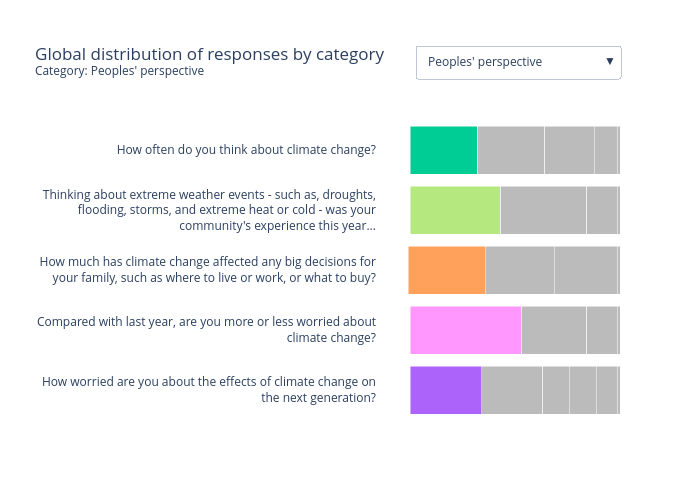
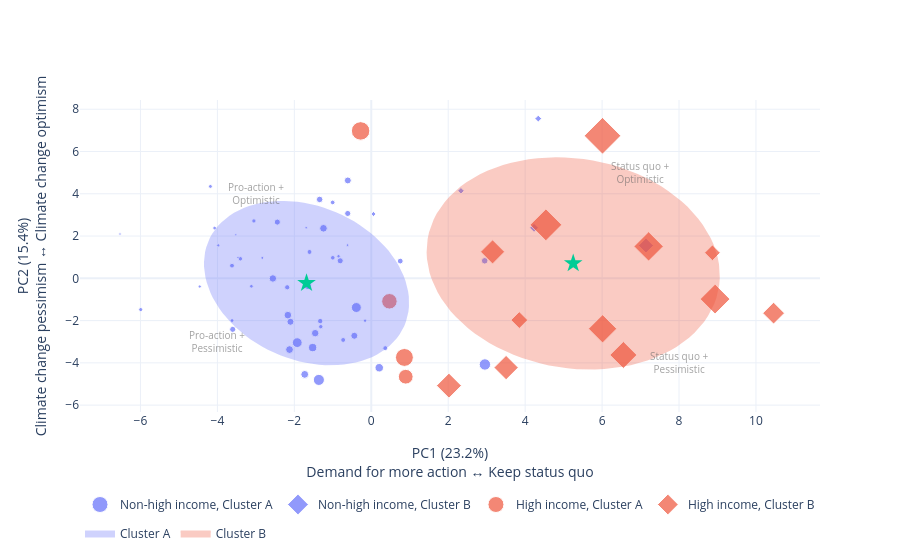

The notebook cell saved with these charts, in order:
### Code cell
# Main plots

# Fig 6
OE.summarize_questions(to_html = False)

# Fig 7
X_pca, components, explained_variance_ratio = OE.pca()
y_pred, centroids, covariances, clusters = OE.cluster(X_pca)

plot_pca_clustering(
    X_pca,
    OE.y_true,
    y_pred,
    centroids,
    covariances,
    clusters=clusters,
    size = OE.data['GNI'],
    dim = 2,
    to_html = False
    )

summarize_pca_loadings(
    X_pca,
    components,
    explained_variance_ratio,
    feature_names=OE.data.columns,
    pc_x = 0,   # PC1
    pc_y = 1,   # PC2
    top_n = 10
)

# Fig 8
plot_choropleth(
    y_pred,
    country_iso = OE.data.index,
    to_html = False
    )

### Figure 1 — Plotly figure (JSON) as saved in the notebook; plotly's stock layout.template omitted (floating-point values rounded to 4 significant figures)
{"data": [{"hovertemplate": "%{text}<extra></extra>", "legendgroup": "grey", "marker": {"color": ["#BBBBBB", "#BBBBBB"]}, "meta": {"category": "Peoples' call for collaboration"}, "name": "Other responses", "orientation": "h", "showlegend": false, "text": ["Don't know<br>2.0%", "Don't know<br>2.0%"], "textposition": "none", "type": "bar", "visible": false, "x": [2.0, 2.0], "y": ["Should rich countries give more or less help to poorer<br>countries to address climate change?", "Should countries work together on climate change even if<br>they disagree on other issues, such as trade or security?"]}, {"hovertemplate": "%{text}<extra></extra>", "legendgroup": "grey", "marker": {"color": ["#BBBBBB"]}, "meta": {"category": "Peoples' call for collaboration"}, "name": "Other responses", "orientation": "h", "showlegend": false, "text": ["It doesn't matter - no country<br>should work on climate change<br>5.0%"], "textposition": "none", "type": "bar", "visible": false, "x": [5.0], "y": ["Should countries work together on climate change even if<br>they disagree on other issues, such as trade or security?"]}, {"hovertemplate": "%{text}<extra></extra>", "legendgroup": "grey", "marker": {"color": ["#BBBBBB"]}, "meta": {"category": "Peoples' call for collaboration"}, "name": "Other responses", "orientation": "h", "showlegend": false, "text": ["Less help<br>6.0%"], "textposition": "none", "type": "bar", "visible": false, "x": [6.0], "y": ["Should rich countries give more or less help to poorer<br>countries to address climate change?"]}, {"hovertemplate": "%{text}<extra></extra>", "legendgroup": "grey", "marker": {"color": ["#BBBBBB"]}, "meta": {"category": "Peoples' call for collaboration"}, "name": "Other responses", "orientation": "h", "showlegend": false, "text": ["No - they should work<br>separately<br>7.0%"], "textposition": "none", "type": "bar", "visible": false, "x": [7.0], "y": ["Should countries work together on climate change even if<br>they disagree on other issues, such as trade or security?"]}, {"hovertemplate": "%{text}<extra></extra>", "legendgroup": "grey", "marker": {"color": ["#BBBBBB"]}, "meta": {"category": "Peoples' call for collaboration"}, "name": "Other responses", "orientation": "h", "showlegend": false, "text": ["About the same as now<br>13.0%"], "textposition": "none", "type": "bar", "visible": false, "x": [13.0], "y": ["Should rich countries give more or less help to poorer<br>countries to address climate change?"]}, {"hovertemplate": "%{text}<extra></extra>", "legendgroup": "More help", "marker": {"color": ["#636EFA"]}, "meta": {"category": "Peoples' call for collaboration"}, "name": "More help", "orientation": "h", "showlegend": false, "text": ["More help<br>79.0%"], "textposition": "none", "type": "bar", "visible": false, "x": [79.0], "y": ["Should rich countries give more or less help to poorer<br>countries to address climate change?"]}, {"hovertemplate": "%{text}<extra></extra>", "legendgroup": "Yes - they should work<br>together despite their<br>disagreements", "marker": {"color": ["#FFA15A"]}, "meta": {"category": "Peoples' call for collaboration"}, "name": "Yes - they should work<br>together despite their<br>disagreements", "orientation": "h", "showlegend": false, "text": ["Yes - they should work<br>together despite their<br>disagreements<br>86.0%"], "textposition": "none", "type": "bar", "visible": false, "x": [86.0], "y": ["Should countries work together on climate change even if<br>they disagree on other issues, such as trade or security?"]}, {"hovertemplate": "%{text}<extra></extra>", "legendgroup": "grey", "marker": {"color": ["#BBBBBB", "#BBBBBB", "#BBBBBB", "#BBBBBB", "#BBBBBB"]}, "meta": {"category": "Peoples' perspective"}, "name": "Other responses", "orientation": "h", "showlegend": false, "text": ["Don't know<br>1.0%", "Don't know<br>1.0%", "Don't know<br>1.0%", "Don't know<br>1.0%", "Don't know<br>1.0%"], "textposition": "none", "type": "bar", "visible": true, "x": [1.0, 1.0, 1.0, 1.0, 1.0], "y": ["How worried are you about the effects of climate change on<br>the next generation?", "Compared with last year, are you more or less worried about<br>climate change?", "How much has climate change affected any big decisions for<br>your family, such as where to live or work, or what to buy?", "Thinking about extreme weather events - such as, droughts,<br>flooding, storms, and extreme heat or cold - was your<br>community's experience this year...", "How often do you think about climate change?"]}, {"hovertemplate": "%{text}<extra></extra>", "legendgroup": "grey", "marker": {"color": ["#BBBBBB", "#BBBBBB"]}, "meta": {"category": "Peoples' perspective"}, "name": "Other responses", "orientation": "h", "showlegend": false, "text": ["Not at all<br>10.0%", "Not at all<br>30.0%"], "textposition": "none", "type": "bar", "visible": true, "x": [10.0, 30.0], "y": ["How worried are you about the effects of climate change on<br>the next generation?", "How much has climate change affected any big decisions for<br>your family, such as where to live or work, or what to buy?"]}, {"hovertemplate": "%{text}<extra></extra>", "legendgroup": "grey", "marker": {"color": ["#BBBBBB"]}, "meta": {"category": "Peoples' perspective"}, "name": "Other responses", "orientation": "h", "showlegend": false, "text": ["Never<br>11.0%"], "textposition": "none", "type": "bar", "visible": true, "x": [11.0], "y": ["How often do you think about climate change?"]}, {"hovertemplate": "%{text}<extra></extra>", "legendgroup": "grey", "marker": {"color": ["#BBBBBB"]}, "meta": {"category": "Peoples' perspective"}, "name": "Other responses", "orientation": "h", "showlegend": false, "text": ["Not very<br>13.0%"], "textposition": "none", "type": "bar", "visible": true, "x": [13.0], "y": ["How worried are you about the effects of climate change on<br>the next generation?"]}, {"hovertemplate": "%{text}<extra></extra>", "legendgroup": "grey", "marker": {"color": ["#BBBBBB"]}, "meta": {"category": "Peoples' perspective"}, "name": "Other responses", "orientation": "h", "showlegend": false, "text": ["Extremely<br>13.0%"], "textposition": "none", "type": "bar", "visible": true, "x": [13.0], "y": ["How worried are you about the effects of climate change on<br>the next generation?"]}, {"hovertemplate": "%{text}<extra></extra>", "legendgroup": "grey", "marker": {"color": ["#BBBBBB"]}, "meta": {"category": "Peoples' perspective"}, "name": "Other responses", "orientation": "h", "showlegend": false, "text": ["Better than usual<br>15.0%"], "textposition": "none", "type": "bar", "visible": true, "x": [15.0], "y": ["Thinking about extreme weather events - such as, droughts,<br>flooding, storms, and extreme heat or cold - was your<br>community's experience this year..."]}, {"hovertemplate": "%{text}<extra></extra>", "legendgroup": "grey", "marker": {"color": ["#BBBBBB"]}, "meta": {"category": "Peoples' perspective"}, "name": "Other responses", "orientation": "h", "showlegend": false, "text": ["Less worried<br>15.0%"], "textposition": "none", "type": "bar", "visible": true, "x": [15.0], "y": ["Compared with last year, are you more or less worried about<br>climate change?"]}, {"hovertemplate": "%{text}<extra></extra>", "legendgroup": "grey", "marker": {"color": ["#BBBBBB"]}, "meta": {"category": "Peoples' perspective"}, "name": "Other responses", "orientation": "h", "showlegend": false, "text": ["Weekly<br>24.0%"], "textposition": "none", "type": "bar", "visible": true, "x": [24.0], "y": ["How often do you think about climate change?"]}, {"hovertemplate": "%{text}<extra></extra>", "legendgroup": "grey", "marker": {"color": ["#BBBBBB"]}, "meta": {"category": "Peoples' perspective"}, "name": "Other responses", "orientation": "h", "showlegend": false, "text": ["Very<br>29.0%"], "textposition": "none", "type": "bar", "visible": true, "x": [29.0], "y": ["How worried are you about the effects of climate change on<br>the next generation?"]}, {"hovertemplate": "%{text}<extra></extra>", "legendgroup": "grey", "marker": {"color": ["#BBBBBB"]}, "meta": {"category": "Peoples' perspective"}, "name": "Other responses", "orientation": "h", "showlegend": false, "text": ["About the same<br>31.0%"], "textposition": "none", "type": "bar", "visible": true, "x": [31.0], "y": ["Compared with last year, are you more or less worried about<br>climate change?"]}, {"hovertemplate": "%{text}<extra></extra>", "legendgroup": "grey", "marker": {"color": ["#BBBBBB"]}, "meta": {"category": "Peoples' perspective"}, "name": "Other responses", "orientation": "h", "showlegend": false, "text": ["A few times a year<br>32.0%"], "textposition": "none", "type": "bar", "visible": true, "x": [32.0], "y": ["How often do you think about climate change?"]}, {"hovertemplate": "%{text}<extra></extra>", "legendgroup": "Daily", "marker": {"color": ["#00CC96"]}, "meta": {"category": "Peoples' perspective"}, "name": "Daily", "orientation": "h", "showlegend": false, "text": ["Daily<br>32.0%"], "textposition": "none", "type": "bar", "visible": true, "x": [32.0], "y": ["How often do you think about climate change?"]}, {"hovertemplate": "%{text}<extra></extra>", "legendgroup": "grey", "marker": {"color": ["#BBBBBB"]}, "meta": {"category": "Peoples' perspective"}, "name": "Other responses", "orientation": "h", "showlegend": false, "text": ["A lot<br>33.0%"], "textposition": "none", "type": "bar", "visible": true, "x": [33.0], "y": ["How much has climate change affected any big decisions for<br>your family, such as where to live or work, or what to buy?"]}, {"hovertemplate": "%{text}<extra></extra>", "legendgroup": "Somewhat", "marker": {"color": ["#AB63FA"]}, "meta": {"category": "Peoples' perspective"}, "name": "Somewhat", "orientation": "h", "showlegend": false, "text": ["Somewhat<br>34.0%"], "textposition": "none", "type": "bar", "visible": true, "x": [34.0], "y": ["How worried are you about the effects of climate change on<br>the next generation?"]}, {"hovertemplate": "%{text}<extra></extra>", "legendgroup": "A little", "marker": {"color": ["#FFA15A"]}, "meta": {"category": "Peoples' perspective"}, "name": "A little", "orientation": "h", "showlegend": false, "text": ["A little<br>37.0%"], "textposition": "none", "type": "bar", "visible": true, "x": [37.0], "y": ["How much has climate change affected any big decisions for<br>your family, such as where to live or work, or what to buy?"]}, {"hovertemplate": "%{text}<extra></extra>", "legendgroup": "grey", "marker": {"color": ["#BBBBBB"]}, "meta": {"category": "Peoples' perspective"}, "name": "Other responses", "orientation": "h", "showlegend": false, "text": ["About the same as usual<br>41.0%"], "textposition": "none", "type": "bar", "visible": true, "x": [41.0], "y": ["Thinking about extreme weather events - such as, droughts,<br>flooding, storms, and extreme heat or cold - was your<br>community's experience this year..."]}, {"hovertemplate": "%{text}<extra></extra>", "legendgroup": "Worse than usual", "marker": {"color": ["#B6E880"]}, "meta": {"category": "Peoples' perspective"}, "name": "Worse than usual", "orientation": "h", "showlegend": false, "text": ["Worse than usual<br>43.0%"], "textposition": "none", "type": "bar", "visible": true, "x": [43.0], "y": ["Thinking about extreme weather events - such as, droughts,<br>flooding, storms, and extreme heat or cold - was your<br>community's experience this year..."]}, {"hovertemplate": "%{text}<extra></extra>", "legendgroup": "More worried", "marker": {"color": ["#FF97FF"]}, "meta": {"category": "Peoples' perspective"}, "name": "More worried", "orientation": "h", "showlegend": false, "text": ["More worried<br>53.0%"], "textposition": "none", "type": "bar", "visible": true, "x": [53.0], "y": ["Compared with last year, are you more or less worried about<br>climate change?"]}, {"hovertemplate": "%{text}<extra></extra>", "legendgroup": "grey", "marker": {"color": ["#BBBBBB", "#BBBBBB", "#BBBBBB", "#BBBBBB", "#BBBBBB"]}, "meta": {"category": "Peoples' priorities"}, "name": "Other responses", "orientation": "h", "showlegend": false, "text": ["Don't know<br>1.0%", "Don't know<br>1.0%", "Don't know<br>1.0%", "Don't know<br>2.0%", "Don't know<br>3.0%"], "textposition": "none", "type": "bar", "visible": false, "x": [1.0, 1.0, 1.0, 2.0, 3.0], "y": ["Should schools in your country do more or less to teach<br>about climate change?", "When it comes to protecting people at risk from extreme<br>weather events, such as storms or extreme heat, should your<br>country provide...", "How much should your country protect and restore nature, for<br>example, by planting trees or protecting wildlife?", "Should your country strengthen or weaken its commitments to<br>address climate change?", "How quickly should your country replace coal, oil, and gas<br>with renewable energy, such as power from the wind or sun?"]}, {"hovertemplate": "%{text}<extra></extra>", "legendgroup": "grey", "marker": {"color": ["#BBBBBB"]}, "meta": {"category": "Peoples' priorities"}, "name": "Other responses", "orientation": "h", "showlegend": false, "text": ["Less protection<br>4.0%"], "textposition": "none", "type": "bar", "visible": false, "x": [4.0], "y": ["When it comes to protecting people at risk from extreme<br>weather events, such as storms or extreme heat, should your<br>country provide..."]}, {"hovertemplate": "%{text}<extra></extra>", "legendgroup": "grey", "marker": {"color": ["#BBBBBB"]}, "meta": {"category": "Peoples' priorities"}, "name": "Other responses", "orientation": "h", "showlegend": false, "text": ["Weaken<br>5.0%"], "textposition": "none", "type": "bar", "visible": false, "x": [5.0], "y": ["Should your country strengthen or weaken its commitments to<br>address climate change?"]}, {"hovertemplate": "%{text}<extra></extra>", "legendgroup": "grey", "marker": {"color": ["#BBBBBB", "#BBBBBB"]}, "meta": {"category": "Peoples' priorities"}, "name": "Other responses", "orientation": "h", "showlegend": false, "text": ["Not at all<br>5.0%", "Not at all<br>7.0%"], "textposition": "none", "type": "bar", "visible": false, "x": [5.0, 7.0], "y": ["How much should your country protect and restore nature, for<br>example, by planting trees or protecting wildlife?", "How quickly should your country replace coal, oil, and gas<br>with renewable energy, such as power from the wind or sun?"]}, {"hovertemplate": "%{text}<extra></extra>", "legendgroup": "grey", "marker": {"color": ["#BBBBBB"]}, "meta": {"category": "Peoples' priorities"}, "name": "Other responses", "orientation": "h", "showlegend": false, "text": ["Less<br>6.0%"], "textposition": "none", "type": "bar", "visible": false, "x": [6.0], "y": ["Should schools in your country do more or less to teach<br>about climate change?"]}, {"hovertemplate": "%{text}<extra></extra>", "legendgroup": "grey", "marker": {"color": ["#BBBBBB", "#BBBBBB"]}, "meta": {"category": "Peoples' priorities"}, "name": "Other responses", "orientation": "h", "showlegend": false, "text": ["About the same as now<br>13.0%", "About the same as now<br>16.0%"], "textposition": "none", "type": "bar", "visible": false, "x": [13.0, 16.0], "y": ["Should schools in your country do more or less to teach<br>about climate change?", "When it comes to protecting people at risk from extreme<br>weather events, such as storms or extreme heat, should your<br>country provide..."]}, {"hovertemplate": "%{text}<extra></extra>", "legendgroup": "grey", "marker": {"color": ["#BBBBBB"]}, "meta": {"category": "Peoples' priorities"}, "name": "Other responses", "orientation": "h", "showlegend": false, "text": ["A little<br>13.0%"], "textposition": "none", "type": "bar", "visible": false, "x": [13.0], "y": ["How much should your country protect and restore nature, for<br>example, by planting trees or protecting wildlife?"]}, {"hovertemplate": "%{text}<extra></extra>", "legendgroup": "grey", "marker": {"color": ["#BBBBBB"]}, "meta": {"category": "Peoples' priorities"}, "name": "Other responses", "orientation": "h", "showlegend": false, "text": ["Keep them the same<br>13.0%"], "textposition": "none", "type": "bar", "visible": false, "x": [13.0], "y": ["Should your country strengthen or weaken its commitments to<br>address climate change?"]}, {"hovertemplate": "%{text}<extra></extra>", "legendgroup": "grey", "marker": {"color": ["#BBBBBB"]}, "meta": {"category": "Peoples' priorities"}, "name": "Other responses", "orientation": "h", "showlegend": false, "text": ["Slowly<br>18.0%"], "textposition": "none", "type": "bar", "visible": false, "x": [18.0], "y": ["How quickly should your country replace coal, oil, and gas<br>with renewable energy, such as power from the wind or sun?"]}, {"hovertemplate": "%{text}<extra></extra>", "legendgroup": "grey", "marker": {"color": ["#BBBBBB"]}, "meta": {"category": "Peoples' priorities"}, "name": "Other responses", "orientation": "h", "showlegend": false, "text": ["Somewhat quickly<br>30.0%"], "textposition": "none", "type": "bar", "visible": false, "x": [30.0], "y": ["How quickly should your country replace coal, oil, and gas<br>with renewable energy, such as power from the wind or sun?"]}, {"hovertemplate": "%{text}<extra></extra>", "legendgroup": "Very quickly", "marker": {"color": ["#19D3F3"]}, "meta": {"category": "Peoples' priorities"}, "name": "Very quickly", "orientation": "h", "showlegend": false, "text": ["Very quickly<br>41.0%"], "textposition": "none", "type": "bar", "visible": false, "x": [41.0], "y": ["How quickly should your country replace coal, oil, and gas<br>with renewable energy, such as power from the wind or sun?"]}, {"hovertemplate": "%{text}<extra></extra>", "legendgroup": "More protection", "marker": {"color": ["#FECB52"]}, "meta": {"category": "Peoples' priorities"}, "name": "More protection", "orientation": "h", "showlegend": false, "text": ["More protection<br>78.0%"], "textposition": "none", "type": "bar", "visible": false, "x": [78.0], "y": ["When it comes to protecting people at risk from extreme<br>weather events, such as storms or extreme heat, should your<br>country provide..."]}, {"hovertemplate": "%{text}<extra></extra>", "legendgroup": "Strengthen", "marker": {"color": ["#EF553B"]}, "meta": {"category": "Peoples' priorities"}, "name": "Strengthen", "orientation": "h", "showlegend": false, "text": ["Strengthen<br>80.0%"], "textposition": "none", "type": "bar", "visible": false, "x": [80.0], "y": ["Should your country strengthen or weaken its commitments to<br>address climate change?"]}, {"hovertemplate": "%{text}<extra></extra>", "legendgroup": "More", "marker": {"color": ["#00CC96"]}, "meta": {"category": "Peoples' priorities"}, "name": "More", "orientation": "h", "showlegend": false, "text": ["More<br>80.0%"], "textposition": "none", "type": "bar", "visible": false, "x": [80.0], "y": ["Should schools in your country do more or less to teach<br>about climate change?"]}, {"hovertemplate": "%{text}<extra></extra>", "legendgroup": "A lot", "marker": {"color": ["#AB63FA"]}, "meta": {"category": "Peoples' priorities"}, "name": "A lot", "orientation": "h", "showlegend": false, "text": ["A lot<br>81.0%"], "textposition": "none", "type": "bar", "visible": false, "x": [81.0], "y": ["How much should your country protect and restore nature, for<br>example, by planting trees or protecting wildlife?"]}, {"hovertemplate": "%{text}<extra></extra>", "legendgroup": "grey", "marker": {"color": ["#BBBBBB"]}, "meta": {"category": "Peoples' stocktake"}, "name": "Other responses", "orientation": "h", "showlegend": false, "text": ["The European Union (EU)<br>1.0%"], "textposition": "none", "type": "bar", "visible": false, "x": [1.0], "y": ["In your country, who do you think has had the most impact<br>addressing climate change?"]}, {"hovertemplate": "%{text}<extra></extra>", "legendgroup": "grey", "marker": {"color": ["#BBBBBB", "#BBBBBB", "#BBBBBB"]}, "meta": {"category": "Peoples' stocktake"}, "name": "Other responses", "orientation": "h", "showlegend": false, "text": ["Don't know<br>4.0%", "Don't know<br>8.0%", "Don't know<br>11.0%"], "textposition": "none", "type": "bar", "visible": false, "x": [4.0, 8.0, 11.0], "y": ["How well is your country addressing climate change?", "How well are big businesses addressing climate change?", "In your country, who do you think has had the most impact<br>addressing climate change?"]}, {"hovertemplate": "%{text}<extra></extra>", "legendgroup": "grey", "marker": {"color": ["#BBBBBB"]}, "meta": {"category": "Peoples' stocktake"}, "name": "Other responses", "orientation": "h", "showlegend": false, "text": ["Faith and community leaders<br>6.0%"], "textposition": "none", "type": "bar", "visible": false, "x": [6.0], "y": ["In your country, who do you think has had the most impact<br>addressing climate change?"]}, {"hovertemplate": "%{text}<extra></extra>", "legendgroup": "grey", "marker": {"color": ["#BBBBBB", "#BBBBBB"]}, "meta": {"category": "Peoples' stocktake"}, "name": "Other responses", "orientation": "h", "showlegend": false, "text": ["Very badly<br>12.0%", "Very badly<br>14.0%"], "textposition": "none", "type": "bar", "visible": false, "x": [12.0, 14.0], "y": ["How well is your country addressing climate change?", "How well are big businesses addressing climate change?"]}, {"hovertemplate": "%{text}<extra></extra>", "legendgroup": "grey", "marker": {"color": ["#BBBBBB", "#BBBBBB"]}, "meta": {"category": "Peoples' stocktake"}, "name": "Other responses", "orientation": "h", "showlegend": false, "text": ["Very well<br>12.0%", "Very well<br>17.0%"], "textposition": "none", "type": "bar", "visible": false, "x": [12.0, 17.0], "y": ["How well are big businesses addressing climate change?", "How well is your country addressing climate change?"]}, {"hovertemplate": "%{text}<extra></extra>", "legendgroup": "grey", "marker": {"color": ["#BBBBBB"]}, "meta": {"category": "Peoples' stocktake"}, "name": "Other responses", "orientation": "h", "showlegend": false, "text": ["Campaigners and activists<br>12.0%"], "textposition": "none", "type": "bar", "visible": false, "x": [12.0], "y": ["In your country, who do you think has had the most impact<br>addressing climate change?"]}, {"hovertemplate": "%{text}<extra></extra>", "legendgroup": "grey", "marker": {"color": ["#BBBBBB"]}, "meta": {"category": "Peoples' stocktake"}, "name": "Other responses", "orientation": "h", "showlegend": false, "text": ["The United Nations<br>13.0%"], "textposition": "none", "type": "bar", "visible": false, "x": [13.0], "y": ["In your country, who do you think has had the most impact<br>addressing climate change?"]}, {"hovertemplate": "%{text}<extra></extra>", "legendgroup": "grey", "marker": {"color": ["#BBBBBB", "#BBBBBB"]}, "meta": {"category": "Peoples' stocktake"}, "name": "Other responses", "orientation": "h", "showlegend": false, "text": ["Somewhat badly<br>13.0%", "Somewhat badly<br>15.0%"], "textposition": "none", "type": "bar", "visible": false, "x": [13.0, 15.0], "y": ["How well is your country addressing climate change?", "How well are big businesses addressing climate change?"]}, {"hovertemplate": "%{text}<extra></extra>", "legendgroup": "grey", "marker": {"color": ["#BBBBBB"]}, "meta": {"category": "Peoples' stocktake"}, "name": "Other responses", "orientation": "h", "showlegend": false, "text": ["Big business<br>14.0%"], "textposition": "none", "type": "bar", "visible": false, "x": [14.0], "y": ["In your country, who do you think has had the most impact<br>addressing climate change?"]}, {"hovertemplate": "%{text}<extra></extra>", "legendgroup": "grey", "marker": {"color": ["#BBBBBB", "#BBBBBB"]}, "meta": {"category": "Peoples' stocktake"}, "name": "Other responses", "orientation": "h", "showlegend": false, "text": ["Neither well nor badly<br>23.0%", "Neither well nor badly<br>24.0%"], "textposition": "none", "type": "bar", "visible": false, "x": [23.0, 24.0], "y": ["How well is your country addressing climate change?", "How well are big businesses addressing climate change?"]}, {"hovertemplate": "%{text}<extra></extra>", "legendgroup": "Somewhat well", "marker": {"color": ["#636EFA", "#636EFA"]}, "meta": {"category": "Peoples' stocktake"}, "name": "Somewhat well", "orientation": "h", "showlegend": false, "text": ["Somewhat well<br>27.0%", "Somewhat well<br>31.0%"], "textposition": "none", "type": "bar", "visible": false, "x": [27.0, 31.0], "y": ["How well are big businesses addressing climate change?", "How well is your country addressing climate change?"]}, {"hovertemplate": "%{text}<extra></extra>", "legendgroup": "Government", "marker": {"color": ["#FF6692"]}, "meta": {"category": "Peoples' stocktake"}, "name": "Government", "orientation": "h", "showlegend": false, "text": ["Government<br>43.0%"], "textposition": "none", "type": "bar", "visible": false, "x": [43.0], "y": ["In your country, who do you think has had the most impact<br>addressing climate change?"]}], "layout": {"barmode": "stack", "height": 500, "margin": {"t": 120}, "title": {"text": "Global distribution of responses by category<br><sup>Category: Peoples' perspective</sup>"}, "uniformtext": {"minsize": 8, "mode": "hide"}, "updatemenus": [{"active": 1, "buttons": [{"args": [{"visible": [true, true, true, true, true, true, true, false, false, false, false, false, false, false, false, false, false, false, false, false, false, false, false, false, false, false, false, false, false, false, false, false, false, false, false, false, false, false, false, false, false, false, false, false, false, false, false, false, false, false, false, false]}, {"title.text": "Global distribution of responses per question<br><sup>Category: Peoples' call for collaboration</sup>"}], "label": "Peoples' call for collaboration", "method": "update"}, {"args": [{"visible": [false, false, false, false, false, false, false, true, true, true, true, true, true, true, true, true, true, true, true, true, true, true, true, true, true, false, false, false, false, false, false, false, false, false, false, false, false, false, false, false, false, false, false, false, false, false, false, false, false, false, false, false]}, {"title.text": "Global distribution of responses per question<br><sup>Category: Peoples' perspective</sup>"}], "label": "Peoples' perspective", "method": "update"}, {"args": [{"visible": [false, false, false, false, false, false, false, false, false, false, false, false, false, false, false, false, false, false, false, false, false, false, false, false, false, true, true, true, true, true, true, true, true, true, true, true, true, true, true, true, false, false, false, false, false, false, false, false, false, false, false, false]}, {"title.text": "Global distribution of responses per question<br><sup>Category: Peoples' priorities</sup>"}], "label": "Peoples' priorities", "method": "update"}, {"args": [{"visible": [false, false, false, false, false, false, false, false, false, false, false, false, false, false, false, false, false, false, false, false, false, false, false, false, false, false, false, false, false, false, false, false, false, false, false, false, false, false, false, false, true, true, true, true, true, true, true, true, true, true, true, true]}, {"title.text": "Global distribution of responses per question<br><sup>Category: Peoples' stocktake</sup>"}], "label": "Peoples' stocktake", "method": "update"}], "direction": "down", "showactive": true, "x": 1, "xanchor": "right", "y": 1.25, "yanchor": "top"}], "width": 700, "xaxis": {"autorange": "reversed", "visible": false}, "yaxis": {"tickfont": {"size": 12}, "ticklabelposition": "outside", "ticklabelstandoff": 20, "title": {"text": ""}}}}

### Figure 2 — Plotly figure (JSON) as saved in the notebook; plotly's stock layout.template omitted (floating-point values rounded to 4 significant figures)
{"data": [{"hovertemplate": "color=Non-high income<br>symbol=Cluster A<br>x=%{x}<br>y=%{y}<br>size=%{marker.size}<extra></extra>", "legendgroup": "Non-high income, Cluster A", "marker": {"color": "#636efa", "size": [5370.0, 13530.0, 2820.0, 1430.0, 9930.0, 850.0, 2550.0, 7040.0, 1590.0, 670.0, 2530.0, 10280.0, 6430.0, 3510.0, 5120.0, 1100.0, 5820.0, 2310.0, 5780.0, 1760.0, 3020.0, 5130.0, 6030.0, 4430.0, 2090.0, 2190.0, 2000.0, 510.0, 12850.0, 3840.0, 550.0, 1210.0, 1470.0, 2510.0, 680.0, 1430.0, 6300.0, 7500.0, 4470.0, 5040.0, 1910.0, 6110.0, 3860.0, 710.0, 1210.0, 3880.0, 1020.0, 3890.0, 2400.0], "sizemode": "area", "sizeref": 208.7, "symbol": "circle"}, "mode": "markers", "name": "Non-high income, Cluster A", "orientation": "v", "showlegend": true, "type": "scatter", "x": [-1.646, 2.954, -2.185, -3.116, -1.924, -2.832, 0.3648, -1.524, -4.182, -1.692, -1.605, -0.3874, -1.73, 0.7538, -0.4403, -4.459, -2.558, -1.003, -1.458, -5.993, -1.327, -2.101, -2.168, -1.342, -3.403, -1.0, -1.312, -3.465, -1.362, -0.8073, -3.521, -0.1611, -3.618, -0.7303, -6.532, -4.072, -2.125, 0.2071, 2.949, -0.6094, -3.051, -1.242, -3.602, -0.617, -0.8507, -0.6117, -3.976, -2.442, -3.62], "xaxis": "x", "y": [-0.3648, -4.077, -0.4248, -0.3769, -3.044, 0.9665, -3.305, -3.278, 4.348, 2.393, 1.247, -1.382, -4.546, 0.8156, -2.719, -0.3875, -0.006992, 3.59, -2.595, -1.48, -2.024, -2.056, -1.742, 3.732, 0.9242, 0.9706, -2.289, 0.9855, -4.807, 0.8285, 2.058, -2.003, -1.998, -2.917, 2.096, 2.379, -3.372, -4.232, 0.8282, 4.63, 2.714, 2.367, -2.416, 1.569, 1.045, 3.068, 1.559, 2.66, 0.5978], "yaxis": "y"}, {"hovertemplate": "color=Non-high income<br>symbol=Cluster B<br>x=%{x}<br>y=%{y}<br>size=%{marker.size}<extra></extra>", "legendgroup": "Non-high income, Cluster B", "marker": {"color": "#636efa", "size": [13660.0, 2650.0, 4910.0, 1700.0, 2900.0], "sizemode": "area", "sizeref": 208.7, "symbol": "diamond"}, "mode": "markers", "name": "Non-high income, Cluster B", "orientation": "v", "showlegend": true, "type": "scatter", "x": [7.141, 2.331, 4.231, 0.05747, 4.342], "xaxis": "x", "y": [1.55, 4.141, 2.388, 3.043, 7.557], "yaxis": "y"}, {"hovertemplate": "color=High income<br>symbol=Cluster A<br>x=%{x}<br>y=%{y}<br>size=%{marker.size}<extra></extra>", "legendgroup": "High income, Cluster A", "marker": {"color": "#EF553B", "size": [25140.0, 22730.0, 35630.0, 33550.0], "sizemode": "area", "sizeref": 208.7, "symbol": "circle"}, "mode": "markers", "name": "High income, Cluster A", "orientation": "v", "showlegend": true, "type": "scatter", "x": [0.4716, 0.8958, -0.277, 0.8616], "xaxis": "x", "y": [-1.088, -4.657, 6.975, -3.745], "yaxis": "y"}, {"hovertemplate": "color=High income<br>symbol=Cluster B<br>x=%{x}<br>y=%{y}<br>size=%{marker.size}<extra></extra>", "legendgroup": "High income, Cluster B", "marker": {"color": "#EF553B", "size": [62680.0, 53400.0, 29560.0, 45160.0, 55090.0, 38590.0, 36000.0, 36750.0, 17600.0, 15320.0, 49470.0, 83490.0], "sizemode": "area", "sizeref": 208.7, "symbol": "diamond"}, "mode": "markers", "name": "High income, Cluster B", "orientation": "v", "showlegend": true, "type": "scatter", "x": [4.539, 7.209, 10.46, 6.553, 8.938, 2.02, 3.153, 3.505, 3.849, 8.869, 6.013, 6.011], "xaxis": "x", "y": [2.528, 1.509, -1.648, -3.628, -0.9838, -5.079, 1.251, -4.224, -1.977, 1.208, -2.389, 6.744], "yaxis": "y"}, {"fill": "toself", "fillcolor": "#636EFA", "line": {"color": "#636EFA", "width": 2}, "mode": "lines", "name": "Cluster A", "opacity": 0.3, "showlegend": true, "type": "scatter", "x": [-4.09, -4.016, -3.933, -3.841, -3.74, -3.631, -3.514, -3.39, -3.259, -3.121, -2.978, -2.829, -2.676, -2.519, -2.358, -2.195, -2.03, -1.863, -1.695, -1.528, -1.361, -1.196, -1.032, -0.8709, -0.7131, -0.5593, -0.41, -0.2658, -0.1273, 0.004873, 0.1303, 0.2484, 0.3588, 0.4609, 0.5544, 0.6389, 0.714, 0.7795, 0.8351, 0.8805, 0.9156, 0.9403, 0.9543, 0.9578, 0.9506, 0.9329, 0.9046, 0.8659, 0.8169, 0.7578, 0.689, 0.6106, 0.5229, 0.4264, 0.3213, 0.2082, 0.08753, -0.04031, -0.1748, -0.3153, -0.4613, -0.6123, -0.7675, -0.9265, -1.088, -1.253, -1.419, -1.586, -1.754, -1.921, -2.087, -2.252, -2.414, -2.574, -2.73, -2.881, -3.028, -3.17, -3.305, -3.434, -3.556, -3.67, -3.776, -3.874, -3.963, -4.043, -4.113, -4.174, -4.224, -4.265, -4.295, -4.314, -4.323, -4.321, -4.308, -4.285, -4.252, -4.208, -4.154, -4.09], "y": [-0.9172, -1.156, -1.39, -1.62, -1.845, -2.062, -2.273, -2.475, -2.668, -2.852, -3.024, -3.186, -3.335, -3.472, -3.596, -3.707, -3.803, -3.885, -3.952, -4.005, -4.042, -4.063, -4.07, -4.06, -4.036, -3.996, -3.94, -3.87, -3.785, -3.686, -3.573, -3.446, -3.307, -3.155, -2.991, -2.816, -2.631, -2.436, -2.232, -2.02, -1.801, -1.575, -1.344, -1.109, -0.8699, -0.6283, -0.385, -0.1412, 0.1024, 0.3446, 0.5845, 0.8212, 1.054, 1.281, 1.502, 1.716, 1.923, 2.121, 2.309, 2.487, 2.654, 2.81, 2.953, 3.084, 3.201, 3.305, 3.394, 3.468, 3.528, 3.573, 3.602, 3.616, 3.615, 3.598, 3.565, 3.518, 3.455, 3.377, 3.285, 3.179, 3.059, 2.926, 2.78, 2.622, 2.453, 2.273, 2.082, 1.883, 1.675, 1.459, 1.237, 1.008, 0.7749, 0.5376, 0.2971, 0.05455, -0.1891, -0.433, -0.676, -0.9172]}, {"fill": "toself", "fillcolor": "#EF553B", "line": {"color": "#EF553B", "width": 2}, "mode": "lines", "name": "Cluster B", "opacity": 0.3, "showlegend": true, "type": "scatter", "x": [1.594, 1.664, 1.748, 1.846, 1.958, 2.083, 2.221, 2.371, 2.533, 2.705, 2.888, 3.081, 3.282, 3.491, 3.707, 3.929, 4.157, 4.389, 4.624, 4.863, 5.102, 5.342, 5.582, 5.821, 6.057, 6.29, 6.518, 6.742, 6.96, 7.17, 7.373, 7.568, 7.753, 7.928, 8.092, 8.245, 8.386, 8.514, 8.629, 8.73, 8.818, 8.891, 8.949, 8.992, 9.021, 9.034, 9.032, 9.015, 8.982, 8.935, 8.872, 8.795, 8.704, 8.599, 8.48, 8.349, 8.205, 8.049, 7.881, 7.704, 7.516, 7.319, 7.114, 6.901, 6.682, 6.457, 6.227, 5.993, 5.756, 5.517, 5.277, 5.037, 4.797, 4.56, 4.325, 4.094, 3.868, 3.647, 3.433, 3.226, 3.027, 2.837, 2.657, 2.487, 2.329, 2.182, 2.048, 1.926, 1.818, 1.723, 1.643, 1.577, 1.527, 1.491, 1.47, 1.464, 1.474, 1.499, 1.539, 1.594], "y": [-0.02408, -0.3348, -0.6414, -0.9425, -1.237, -1.524, -1.801, -2.069, -2.325, -2.57, -2.801, -3.018, -3.219, -3.406, -3.575, -3.727, -3.862, -3.978, -4.075, -4.153, -4.212, -4.25, -4.269, -4.268, -4.246, -4.205, -4.144, -4.063, -3.963, -3.845, -3.708, -3.553, -3.381, -3.193, -2.989, -2.77, -2.537, -2.291, -2.033, -1.764, -1.485, -1.197, -0.9017, -0.5998, -0.2926, 0.01859, 0.3326, 0.648, 0.9637, 1.278, 1.591, 1.9, 2.204, 2.502, 2.792, 3.075, 3.347, 3.609, 3.86, 4.098, 4.322, 4.531, 4.725, 4.903, 5.064, 5.208, 5.333, 5.44, 5.528, 5.596, 5.644, 5.673, 5.682, 5.67, 5.639, 5.588, 5.517, 5.426, 5.317, 5.189, 5.043, 4.88, 4.7, 4.504, 4.292, 4.066, 3.826, 3.574, 3.311, 3.037, 2.753, 2.461, 2.162, 1.858, 1.548, 1.236, 0.9207, 0.6049, 0.2896, -0.02408]}, {"hovertemplate": "x=%{x}<br>y=%{y}<extra></extra>", "legendgroup": "", "marker": {"color": "#00CC96", "size": 14, "symbol": "star"}, "mode": "markers", "name": "", "orientation": "v", "showlegend": false, "type": "scatter", "x": [-1.683, 5.25], "xaxis": "x", "y": [-0.2261, 0.7054], "yaxis": "y"}], "layout": {"annotations": [{"align": "center", "font": {"color": "rgba(100,100,100,0.6)", "size": 10}, "showarrow": false, "text": "Status quo +<br>Optimistic", "x": 7, "y": 5}, {"align": "center", "font": {"color": "rgba(100,100,100,0.6)", "size": 10}, "showarrow": false, "text": "Pro-action +<br>Optimistic", "x": -3, "y": 4}, {"align": "center", "font": {"color": "rgba(100,100,100,0.6)", "size": 10}, "showarrow": false, "text": "Pro-action +<br>Pessimistic", "x": -4, "y": -3}, {"align": "center", "font": {"color": "rgba(100,100,100,0.6)", "size": 10}, "showarrow": false, "text": "Status quo +<br>Pessimistic", "x": 8, "y": -4}], "legend": {"orientation": "h", "x": 0.5, "xanchor": "center", "y": -0.25, "yanchor": "top"}, "margin": {"b": 120}, "xaxis": {"title": {"standoff": 20, "text": "PC1 (23.2%)<br>Demand for more action ↔ Keep status quo"}}, "yaxis": {"title": {"text": "PC2 (15.4%)<br>Climate change pessimism ↔ Climate change optimism"}}}}
